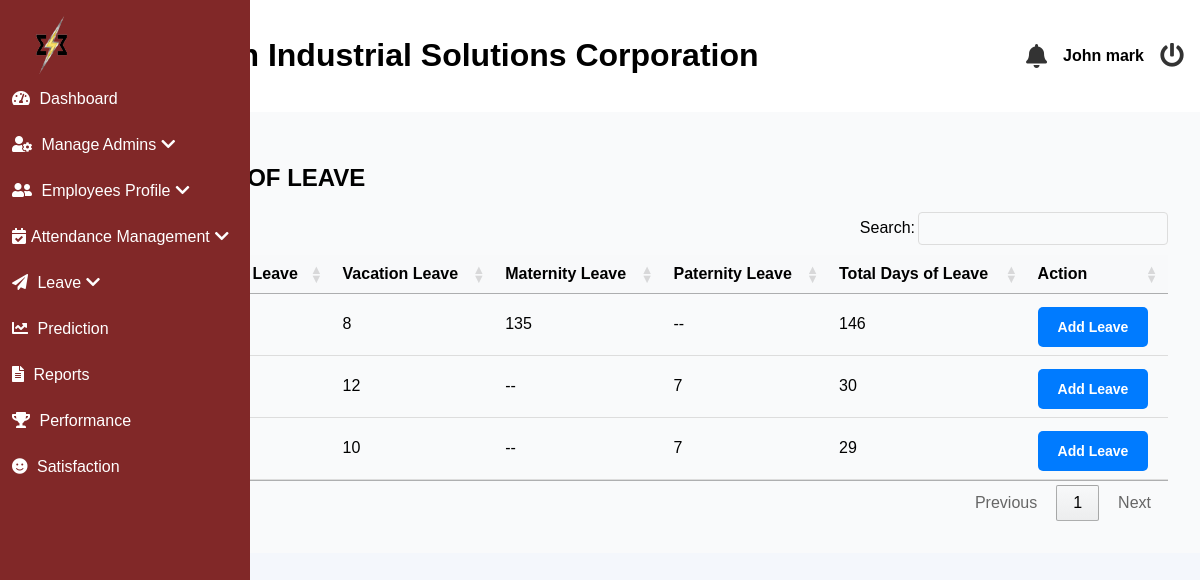
/admin/remaining_leave.php (signed in), run on an earlier commit of the app's database.
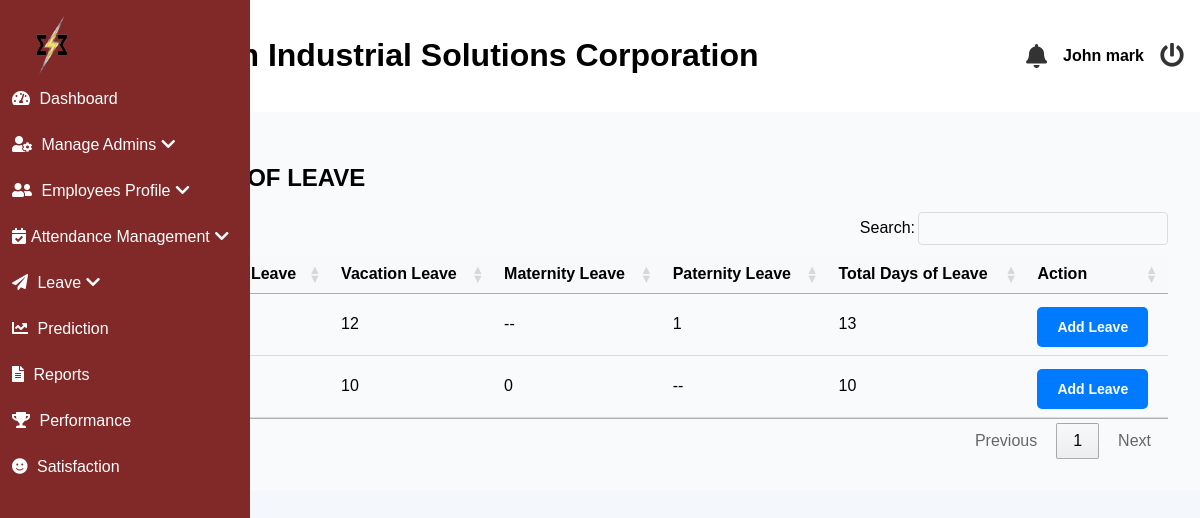
And on a later commit of the database.
### tables this page shows
CREATE TABLE `employees` (
  `id` int(11) NOT NULL,
  `employee_id` int(20) NOT NULL,
  `last_name` varchar(255) NOT NULL,
  `first_name` varchar(255) NOT NULL,
  `middle_name` varchar(255) NOT NULL,
  `suffix` varchar(255) NOT NULL,
  `gender` varchar(32) NOT NULL,
  `email` varchar(100) NOT NULL,
  `position` varchar(255) NOT NULL,
  `hire_date` date NOT NULL,
  `department` varchar(255) NOT NULL,
  `employment_status` varchar(255) NOT NULL,
  `user_type` int(11) NOT NULL DEFAULT 2 COMMENT '1=admin, 2=staff, 3=super admin',
  `password` varchar(255) NOT NULL,
  `e_status` int(11) NOT NULL DEFAULT 1,
  `date_of_birth` date DEFAULT NULL,
  `age` varchar(32) NOT NULL,
  `contact_number` varchar(20) DEFAULT NULL,
  `perma_address` text DEFAULT NULL,
  `civil_status` varchar(10) DEFAULT NULL,
  `sss_number` varchar(15) DEFAULT NULL,
  `philhealth_number` varchar(15) DEFAULT NULL,
  `pagibig_number` varchar(15) DEFAULT NULL,
  `tin_number` varchar(15) DEFAULT NULL,
  `emergency_contact_name` varchar(50) DEFAULT NULL,
  `emergency_contact_number` varchar(15) DEFAULT NULL,
  `educational_background` enum('Technical-Vocational Program graduate','College graduate','Master''s degree graduate','Doctorate degree graduate') DEFAULT NULL,
  `skills` text DEFAULT NULL,
  `username` varchar(255) NOT NULL,
  `sick_leave` int(11) NOT NULL DEFAULT 0,
  `vacation_leave` int(11) NOT NULL DEFAULT 0,
  `maternity_leave` int(11) NOT NULL DEFAULT 0,
  `paternity_leave` int(11) NOT NULL DEFAULT 0,
  `medical` longblob DEFAULT NULL,
  `tor` longblob DEFAULT NULL,
  `nbi_clearance` longblob DEFAULT NULL,
  `resume` longblob DEFAULT NULL,
  `prc` longblob DEFAULT NULL,
  `others` longblob DEFAULT NULL,
  `is_archived` tinyint(1) DEFAULT 0
);

### admin/remaining_leave.php (the view, shortened to what this page needs)
<?php
include('header.php');
$conn = mysqli_connect('localhost', 'root', '', 'esetech');
$sql = "SELECT
            id,
            CONCAT(first_name, ' ', last_name) AS employee_name,
            sick_leave,
            vacation_leave,
            maternity_leave,
            paternity_leave,
            gender
            FROM employees
            WHERE employment_status = 'Regular'";
$result = mysqli_query($conn, $sql);
?>
<?php include('includes/sideBar.php'); ?>
<link rel="stylesheet" href="https://cdn.datatables.net/1.13.5/css/jquery.dataTables.min.css" />
<main class="main-content">
    <section id="dashboard">
        <h2>REMAINING DAYS OF LEAVE</h2>
        <table id="myTable" class="styled-table">
    <thead>
        <tr>
            <th>Employee Name</th>
            <th>Sick Leave</th>
            <th>Vacation Leave</th>
            <th>Maternity Leave</th>
            <th>Paternity Leave</th>
            <th>Total Days of Leave</th>
            <th>Action</th>
        </tr>
    </thead>
    <tbody>
    <?php while ($row = mysqli_fetch_assoc($result)) { ?>
        <?php $total = $row['sick_leave'] + $row['vacation_leave'] + $row['maternity_leave'] + $row['paternity_leave']?>
        <tr>
            <td><?php echo htmlspecialchars($row['employee_name']); ?></td>
            <td><?php echo htmlspecialchars($row['sick_leave']); ?></td>
            <td><?php echo htmlspecialchars($row['vacation_leave']); ?></td>
            <td><?php echo strtolower($row['gender']) == 'female' ? htmlspecialchars($row['maternity_leave']) : '--'; ?></td>
            <td><?php echo strtolower($row['gender']) == 'male' ? htmlspecialchars($row['paternity_leave']) : '--'; ?></td>
            <td><?php echo htmlspecialchars($total); ?></td>
            <td>
                <button class="add_leave" type="button" id="add_leave_<?php echo $row['id']?>">Add Leave</button>
            </td>
        </tr>
    <?php } ?>
</tbody>
</table>
    </section>
</main>
<?php
include('footer.php');
?>

What changed in the data, as far as the page shows it:
removed employees: vacation_leave "10", paternity_leave "7", total "29"
removed employees: vacation_leave "8", maternity_leave "135", total "146"
removed employees: vacation_leave "12", paternity_leave "7", total "30"
added employees: vacation_leave "12", paternity_leave "1", total "13"
added employees: vacation_leave "10", maternity_leave "0"
